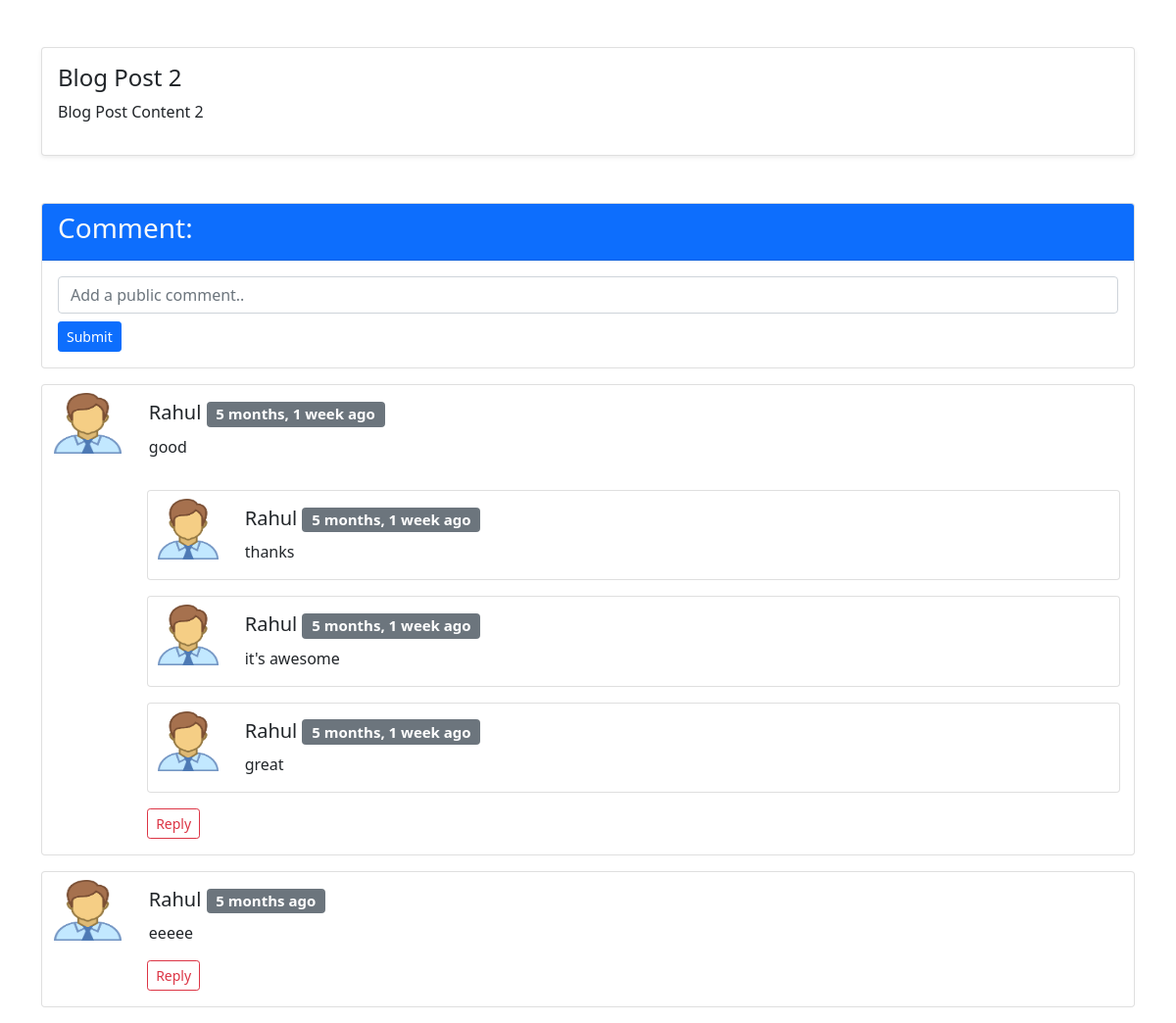
Page /2/ on the committed database.
### main/models.py (models this page shows, shortened)
class Post(models.Model):
    title = models.CharField(max_length=200, null=True)
    content = models.TextField(null=True)
    time = models.DateTimeField(default=timezone.now, null=True)

class Comment(models.Model):
    user = models.ForeignKey(User, on_delete=models.CASCADE)
    post = models.ForeignKey(Post, on_delete=models.CASCADE)
    comment = models.CharField(max_length=200, null=True)
    time = models.DateTimeField(default=timezone.now, null=True)
    parent = models.ForeignKey(
        'self', related_name="reply", on_delete=models.CASCADE, blank=True, null=True)

### main/views.py (the view)
# urls.py: path('<str:pk>/', views.postDetail, name="post-detail"),
def postDetail(request, pk):
    post = get_object_or_404(Post, pk=pk)
    comments = post.comment_set.filter(parent=None)
    replies = post.comment_set.filter().exclude(parent=None)
    replyDict = {}
    for reply in replies:
        if reply.parent.id in replyDict:
            replyDict[reply.parent.id].append(reply)
        else:
            replyDict[reply.parent.id] = [reply]
    context = {
        'post': post,
        'comments': comments,
        'replies': replyDict,
    }
    return render(request, 'post_detail.html', context)

### main/filter/extra.py (called while the page is built)
@register.filter(name='get_val')
def get_val(dict, key):
    return dict.get(key)

### main/templates/post_detail.html (shortened to what this page needs)
{% extends 'base.html' %}
{% load static %}
{% load humanize %}
{% block content %}
{% load extra %}
<div class="card shadow-sm mt-3">
    <div class="card-body">
        <h4>{{post.title}}</h4>
        <p>{{post.content}}</p>
    </div>
</div>
<div class="card mt-5">
    <div class="card-header bg-primary text-light">
        <h3>Comment:</h3>
    </div>
    <div class="card-body">
        <form action="{% url 'post-comment' post.id %}" method="post">
            <input type="text" name="comment" id="comment" class="form-control" placeholder="Add a public comment..">
            <input type="submit" class="btn btn-primary mt-2 btn-sm" value="Submit">
        </form>
    </div>
</div>
{% for comment in comments %}
<div class="card mb-3 mt-3">
    <div class="row g-0">
        <div class="col-md-1 justify-content-center pt-2  d-flex">
            <img src="{% static 'images/admin.png'%}" alt="Admin" class="  w-75 h-75 ">
        </div>
        <div class="col-md-11">
            <div class="card-body">
                <h5 class="card-title ">{{comment.user|title}} <span
                        class="badge bg-secondary ">{{comment.time|naturaltime}}</span></h5>
                <p class="card-text">{{comment.comment}}</p>
            </div>
        </div>
    </div>
    <div class="row g-1 ">
        <div class="col-md-1"></div>
        <div class="col-md-11 p-3 pt-0">
            {% for reply in replies|get_val:comment.id %}
            <div class="card  mb-3 mt-3">
                <div class="row g-0">
                    <div class="col-md-1 justify-content-center pt-2  d-flex">
                        <img src="{% static 'images/admin.png'%}" alt="Admin" class="  w-75 h-75 ">
                    </div>
                    <div class="col-md-11">
                        <div class="card-body">
                            <h5 class="card-title ">{{reply.user.username|title}} <span
                                    class="badge bg-secondary ">{{reply.time|naturaltime}}</span></h5>
                            <p class="card-text">{{reply.comment}}</p>
                        </div>
                    </div>
                </div>
            </div>
            {% endfor %}
            <button class="btn btn-sm btn-outline-danger " data-bs-toggle="collapse"
                href="#collapseExample{{comment.id}}" role="button" aria-expanded="false"
                aria-controls="collapseExample{{comment.id}}">Reply</button>
        </div>
    </div>
</div>
{% endfor %}
{% endblock content %}

### rows in the picture
Post: title "Blog Post 2", content "Blog Post Content 2"
Comment: user "Rahul", time "5 months, 1 week ago", comment "good"
Comment: user.username "Rahul", time "5 months, 1 week ago", comment "thanks"
Comment: user.username "Rahul", time "5 months, 1 week ago", comment "it's awesome"
Comment: user.username "Rahul", time "5 months, 1 week ago", comment "great"
Comment: user "Rahul", time "5 months ago", comment "eeeee"
